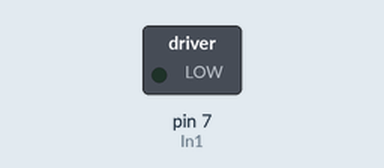
This sketch was run on a simulated Arduino Uno, built with avr-gcc and run on an emulated ATmega328P. On the bench: switched loads named in the sketch (green lamp = pin HIGH). Dashed ring = blinking.

Above: at 0.5 s.
Timing chart, 0 to 4.6 s (numbered marks = the images above):
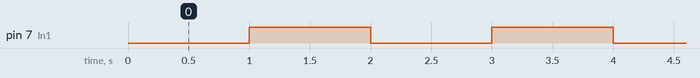

Measured:
- by itself, pin 7 (In1): alternates HIGH for 1.0 s and LOW for 1.0 s

The sketch:

DC_motor.ino
```cpp
int In1 = 7;
int In2 = 8;
//int ENA = 5;
//int SPEED = 210;

void setup() {
  // put your setup code here, to run once:
  pinMode(In1, OUTPUT);
  pinMode(In2, INPUT);
  //pinMode(ENA, OUTPUT);
}

void loop() {
  // put your main code here, to run repeatedly:
  digitalWrite(In1, LOW);
  digitalWrite(In2, HIGH);
  delay(1000);
  digitalWrite(In1, HIGH);
  digitalWrite(In2, LOW);
  delay(1000);
  //analogWrite(ENA, SPEED);
}
```
